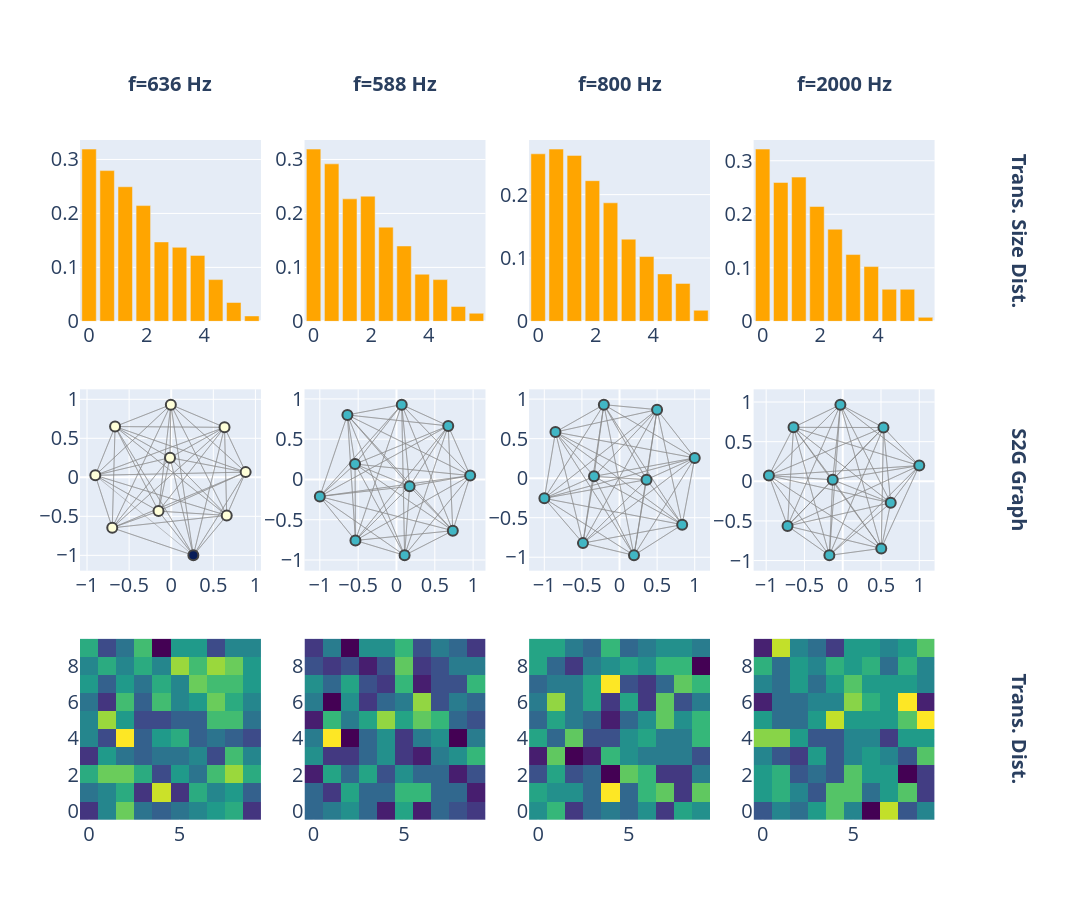

Here is the notebook cell this chart was saved with:
### Code cell
F, T, Sxx, phase = ut.calc_spectrogram(data, fs, nperseg=fft_nperseg, percent_overlap=percent_overlap, window=window, remove_dc=remove_dc)
f_list = [636, 588, 800, 2000]
Q = 10

specs = [
    [{"type": "xy"}    for _ in f_list],   # Row 2: Bar (transition-size / delta phase)
    [{"type": "xy"}    for _ in f_list],   # Row 3: Heatmap (transition matrix)
    [{"type": "xy"}    for _ in f_list],   # Row 4: graph (S2G)
]

fig = make_subplots(
    rows=3, cols=len(f_list),
    column_titles=[f"f={f} Hz" for f in f_list],
    row_titles=["Trans. Size Dist.", "S2G Graph", "Trans. Dist."],
    specs=specs,
)

for ix, f in enumerate(f_list, start=1):
    f_ix = np.argmin(np.abs(F - f))
    f_phase = phase[f_ix, :]
    f_phase_wrapped = np.mod(f_phase, 2 * np.pi)   # np.angle returns [-pi, pi]; shift to [0, 2pi]

    # distribution of delta phases (transition size)
    delta_phase = np.abs(np.diff(f_phase))
    hist_delta, bin_edges_delta = np.histogram(delta_phase, bins=Q, range=(0, 2 * np.pi), density=True)
    fig.add_trace(go.Bar(
        x=bin_edges_delta[:-1], y=hist_delta,
        name='Delta Phase Distribution', marker_color='orange', showlegend=False,
    ), row=1, col=ix)

    # graph from S2G
    G = ut.get_s2g_graph(f_phase, n_levels=Q)
    fig_g = ut.draw_graph(G)
    for tr in fig_g.data:
        fig.add_trace(deepcopy(tr), row=2, col=ix)

    # transition matrix
    x_transitions = ut.get_s2g(f_phase, n_levels=Q)
    fig.add_trace(go.Heatmap(z=x_transitions, colorscale='Viridis', showscale=False), row=3, col=ix)

fig.update_layout(
    height=900, width=1200,
    font=dict(size=20),
    title_font=dict(size=20),
    margin=dict(t=140, r=140),   # leave room for lifted column titles + shifted row titles
)
fig.update_xaxes(tickfont=dict(size=20), title_font=dict(size=20))
fig.update_yaxes(tickfont=dict(size=20), title_font=dict(size=20))

# Match column/row title offsets and bold them.
# Column titles sit above row 1 at y = 1 + offset; row titles sit to the
# right of the last column at x = 1 + offset (in paper coords).
title_offset = 0.06
column_title_texts = {f"f={f} Hz" for f in f_list}
row_title_texts = {"Trans. Size Dist.", "S2G Graph", "Trans. Dist."}
for ann in fig.layout.annotations:
    ann.font = dict(size=20)
    if ann.text in column_title_texts:
        ann.text = f"<b>{ann.text}</b>"
        ann.y = 1 + title_offset
        ann.yanchor = 'bottom'
    elif ann.text in row_title_texts:
        ann.text = f"<b>{ann.text}</b>"
        ann.x = 1 + title_offset
        ann.xanchor = 'left'
fig.write_image("/Users/itamarmerfeld/Projects/UATR/results/phase_distribution_analysis_part_2.png", scale=10)
fig.show()

### Figure 1 — Plotly figure (JSON) as saved in the notebook; plotly's stock layout.template omitted (floating-point values rounded to 4 significant figures; data arrays with more than 128 entries replaced by an {"elided": "..."} marker saying what was removed)
{"data": [{"marker": {"color": "orange"}, "name": "Delta Phase Distribution", "showlegend": false, "type": "bar", "x": [0.0, 0.6283, 1.257, 1.885, 2.513, 3.142, 3.77, 4.398, 5.027, 5.655], "xaxis": "x", "y": [0.3193, 0.2794, 0.2495, 0.2145, 0.1472, 0.1372, 0.1222, 0.07733, 0.03492, 0.009978], "yaxis": "y"}, {"line": {"color": "#888", "width": 0.5}, "mode": "lines", "showlegend": false, "type": "scatter", "x": {"elided": "267 float values"}, "xaxis": "x5", "y": {"elided": "267 float values"}, "yaxis": "y5"}, {"hoverinfo": "text", "marker": {"color": [9, 9, 9, 9, 9, 9, 9, 9, 9, 8], "colorbar": {"thickness": 15, "title": {"side": "right", "text": "Node Connections"}, "xanchor": "left"}, "colorscale": [[0, "rgb(255,255,217)"], [0.125, "rgb(237,248,177)"], [0.25, "rgb(199,233,180)"], [0.375, "rgb(127,205,187)"], [0.5, "rgb(65,182,196)"], [0.625, "rgb(29,145,192)"], [0.75, "rgb(34,94,168)"], [0.875, "rgb(37,52,148)"], [1, "rgb(8,29,88)"]], "line": {"width": 2}, "reversescale": true, "showscale": false, "size": 10}, "mode": "markers", "showlegend": false, "text": ["0", "1", "2", "3", "4", "5", "6", "7", "8", "9"], "type": "scatter", "x": [-0.01446, 0.8839, 0.6591, -0.004417, -0.9017, -0.7003, -0.1509, -0.6669, 0.633, 0.2628], "xaxis": "x5", "y": [0.2521, 0.06686, -0.4882, 0.9317, 0.02581, -0.6473, -0.433, 0.6509, 0.6411, -1.0], "yaxis": "y5"}, {"colorscale": [[0, "#440154"], [0.1111, "#482878"], [0.2222, "#3e4989"], [0.3333, "#31688e"], [0.4444, "#26828e"], [0.5556, "#1f9e89"], [0.6667, "#35b779"], [0.7778, "#6ece58"], [0.8889, "#b5de2b"], [1, "#fde725"]], "showscale": false, "type": "heatmap", "xaxis": "x9", "yaxis": "y9", "z": [[2, 6, 10, 5, 4, 5, 6, 7, 8, 2], [5, 6, 8, 2, 12, 2, 8, 6, 7, 4], [8, 10, 10, 8, 3, 7, 5, 9, 11, 8], [2, 7, 5, 4, 5, 5, 6, 3, 9, 6], [6, 3, 13, 4, 7, 8, 4, 5, 4, 3], [6, 11, 7, 3, 3, 4, 4, 9, 9, 5], [5, 2, 9, 4, 9, 6, 7, 10, 8, 6], [7, 4, 7, 5, 8, 6, 10, 9, 9, 7], [6, 8, 6, 8, 6, 11, 9, 11, 10, 7], [8, 3, 5, 9, 0, 7, 7, 3, 6, 6]]}, {"marker": {"color": "orange"}, "name": "Delta Phase Distribution", "showlegend": false, "type": "bar", "x": [0.0, 0.6283, 1.257, 1.885, 2.513, 3.142, 3.77, 4.398, 5.027, 5.655], "xaxis": "x2", "y": [0.3193, 0.2919, 0.227, 0.232, 0.1746, 0.1397, 0.08731, 0.07733, 0.02744, 0.01497], "yaxis": "y2"}, {"line": {"color": "#888", "width": 0.5}, "mode": "lines", "showlegend": false, "type": "scatter", "x": {"elided": "270 float values"}, "xaxis": "x6", "y": {"elided": "270 float values"}, "yaxis": "y6"}, {"hoverinfo": "text", "marker": {"color": [9, 9, 9, 9, 9, 9, 9, 9, 9, 9], "colorbar": {"thickness": 15, "title": {"side": "right", "text": "Node Connections"}, "xanchor": "left"}, "colorscale": [[0, "rgb(255,255,217)"], [0.125, "rgb(237,248,177)"], [0.25, "rgb(199,233,180)"], [0.375, "rgb(127,205,187)"], [0.5, "rgb(65,182,196)"], [0.625, "rgb(29,145,192)"], [0.75, "rgb(34,94,168)"], [0.875, "rgb(37,52,148)"], [1, "rgb(8,29,88)"]], "line": {"width": 2}, "reversescale": true, "showscale": false, "size": 10}, "mode": "markers", "showlegend": false, "text": ["0", "1", "2", "3", "4", "5", "6", "7", "8", "9"], "type": "scatter", "x": [0.7348, -0.5355, 0.9614, 0.06828, -0.5406, -1, 0.1058, -0.6403, 0.675, 0.171], "xaxis": "x6", "y": [-0.6358, -0.7577, 0.04818, 0.9286, 0.1906, -0.2115, -0.9422, 0.8009, 0.6649, -0.0859], "yaxis": "y6"}, {"colorscale": [[0, "#440154"], [0.1111, "#482878"], [0.2222, "#3e4989"], [0.3333, "#31688e"], [0.4444, "#26828e"], [0.5556, "#1f9e89"], [0.6667, "#35b779"], [0.7778, "#6ece58"], [0.8889, "#b5de2b"], [1, "#fde725"]], "showscale": false, "type": "heatmap", "xaxis": "x10", "yaxis": "y10", "z": [[6, 7, 8, 6, 3, 9, 3, 6, 5, 4], [6, 4, 9, 6, 6, 10, 10, 6, 6, 3], [3, 9, 6, 9, 5, 8, 6, 6, 3, 5], [8, 4, 4, 6, 8, 4, 3, 7, 8, 10], [7, 14, 2, 6, 8, 4, 7, 8, 2, 7], [3, 10, 7, 9, 12, 9, 11, 10, 6, 5], [7, 2, 8, 4, 6, 7, 12, 5, 7, 6], [8, 6, 9, 5, 4, 10, 3, 5, 5, 10], [5, 4, 5, 3, 5, 11, 4, 5, 7, 7], [4, 7, 2, 8, 8, 10, 5, 7, 6, 4]]}, {"marker": {"color": "orange"}, "name": "Delta Phase Distribution", "showlegend": false, "type": "bar", "x": [0.0, 0.6283, 1.257, 1.885, 2.513, 3.142, 3.77, 4.398, 5.027, 5.655], "xaxis": "x3", "y": [0.2644, 0.2719, 0.2619, 0.222, 0.1871, 0.1297, 0.1023, 0.07484, 0.05987, 0.01746], "yaxis": "y3"}, {"line": {"color": "#888", "width": 0.5}, "mode": "lines", "showlegend": false, "type": "scatter", "x": {"elided": "270 float values"}, "xaxis": "x7", "y": {"elided": "270 float values"}, "yaxis": "y7"}, {"hoverinfo": "text", "marker": {"color": [9, 9, 9, 9, 9, 9, 9, 9, 9, 9], "colorbar": {"thickness": 15, "title": {"side": "right", "text": "Node Connections"}, "xanchor": "left"}, "colorscale": [[0, "rgb(255,255,217)"], [0.125, "rgb(237,248,177)"], [0.25, "rgb(199,233,180)"], [0.375, "rgb(127,205,187)"], [0.5, "rgb(65,182,196)"], [0.625, "rgb(29,145,192)"], [0.75, "rgb(34,94,168)"], [0.875, "rgb(37,52,148)"], [1, "rgb(8,29,88)"]], "line": {"width": 2}, "reversescale": true, "showscale": false, "size": 10}, "mode": "markers", "showlegend": false, "text": ["0", "1", "2", "3", "4", "5", "6", "7", "8", "9"], "type": "scatter", "x": [0.4994, 0.3591, -0.4862, -0.3391, -0.8517, -0.2082, 1.0, 0.1926, 0.8331, -0.9991], "xaxis": "x7", "y": [0.8666, -0.01847, -0.8213, 0.02292, 0.5828, 0.9299, 0.2563, -0.976, -0.5875, -0.2553], "yaxis": "y7"}, {"colorscale": [[0, "#440154"], [0.1111, "#482878"], [0.2222, "#3e4989"], [0.3333, "#31688e"], [0.4444, "#26828e"], [0.5556, "#1f9e89"], [0.6667, "#35b779"], [0.7778, "#6ece58"], [0.8889, "#b5de2b"], [1, "#fde725"]], "showscale": false, "type": "heatmap", "xaxis": "x11", "yaxis": "y11", "z": [[7, 9, 3, 5, 6, 5, 7, 3, 8, 7], [8, 7, 7, 5, 13, 5, 9, 10, 3, 10], [4, 8, 4, 5, 1, 10, 9, 3, 3, 6], [2, 10, 1, 2, 9, 7, 6, 6, 6, 4], [8, 5, 10, 4, 4, 7, 8, 6, 6, 9], [5, 8, 6, 5, 2, 5, 7, 10, 7, 9], [6, 11, 6, 8, 3, 8, 3, 10, 4, 6], [5, 6, 6, 8, 13, 4, 3, 5, 10, 9], [8, 5, 3, 6, 7, 8, 7, 9, 9, 1], [8, 8, 6, 5, 9, 5, 6, 7, 7, 6]]}, {"marker": {"color": "orange"}, "name": "Delta Phase Distribution", "showlegend": false, "type": "bar", "x": [0.0, 0.6283, 1.257, 1.885, 2.513, 3.142, 3.77, 4.398, 5.027, 5.655], "xaxis": "x4", "y": [0.3218, 0.2594, 0.2694, 0.2145, 0.1721, 0.1247, 0.1023, 0.05987, 0.05987, 0.007484], "yaxis": "y4"}, {"line": {"color": "#888", "width": 0.5}, "mode": "lines", "showlegend": false, "type": "scatter", "x": {"elided": "270 float values"}, "xaxis": "x8", "y": {"elided": "270 float values"}, "yaxis": "y8"}, {"hoverinfo": "text", "marker": {"color": [9, 9, 9, 9, 9, 9, 9, 9, 9, 9], "colorbar": {"thickness": 15, "title": {"side": "right", "text": "Node Connections"}, "xanchor": "left"}, "colorscale": [[0, "rgb(255,255,217)"], [0.125, "rgb(237,248,177)"], [0.25, "rgb(199,233,180)"], [0.375, "rgb(127,205,187)"], [0.5, "rgb(65,182,196)"], [0.625, "rgb(29,145,192)"], [0.75, "rgb(34,94,168)"], [0.875, "rgb(37,52,148)"], [1, "rgb(8,29,88)"]], "line": {"width": 2}, "reversescale": true, "showscale": false, "size": 10}, "mode": "markers", "showlegend": false, "text": ["0", "1", "2", "3", "4", "5", "6", "7", "8", "9"], "type": "scatter", "x": [0.5035, -0.7208, 1, -0.1745, 0.5322, -0.9641, -0.03024, 0.6271, -0.1307, -0.6425], "xaxis": "x8", "y": [-0.8463, -0.5636, 0.1985, -0.9342, 0.6785, 0.07188, 0.967, -0.2719, 0.01909, 0.681], "yaxis": "y8"}, {"colorscale": [[0, "#440154"], [0.1111, "#482878"], [0.2222, "#3e4989"], [0.3333, "#31688e"], [0.4444, "#26828e"], [0.5556, "#1f9e89"], [0.6667, "#35b779"], [0.7778, "#6ece58"], [0.8889, "#b5de2b"], [1, "#fde725"]], "showscale": false, "type": "heatmap", "xaxis": "x12", "yaxis": "y12", "z": [[4, 6, 5, 7, 9, 6, 1, 11, 4, 6], [7, 8, 6, 4, 9, 9, 5, 7, 9, 3], [7, 8, 4, 5, 4, 9, 7, 7, 1, 3], [6, 4, 3, 7, 4, 6, 7, 6, 4, 9], [10, 10, 7, 4, 4, 6, 6, 3, 7, 7], [7, 5, 5, 7, 11, 7, 7, 7, 9, 12], [2, 5, 5, 6, 6, 10, 8, 7, 12, 2], [6, 5, 7, 5, 7, 9, 7, 7, 7, 6], [8, 5, 7, 6, 8, 7, 8, 5, 8, 6], [2, 11, 6, 5, 3, 7, 7, 6, 7, 9]]}], "layout": {"annotations": [{"font": {"size": 20}, "showarrow": false, "text": "<b>f=636 Hz</b>", "x": 0.1037, "xanchor": "center", "xref": "paper", "y": 1.06, "yanchor": "bottom", "yref": "paper"}, {"font": {"size": 20}, "showarrow": false, "text": "<b>f=588 Hz</b>", "x": 0.3612, "xanchor": "center", "xref": "paper", "y": 1.06, "yanchor": "bottom", "yref": "paper"}, {"font": {"size": 20}, "showarrow": false, "text": "<b>f=800 Hz</b>", "x": 0.6188, "xanchor": "center", "xref": "paper", "y": 1.06, "yanchor": "bottom", "yref": "paper"}, {"font": {"size": 20}, "showarrow": false, "text": "<b>f=2000 Hz</b>", "x": 0.8762, "xanchor": "center", "xref": "paper", "y": 1.06, "yanchor": "bottom", "yref": "paper"}, {"font": {"size": 20}, "showarrow": false, "text": "<b>Trans. Size Dist.</b>", "textangle": 90, "x": 1.06, "xanchor": "left", "xref": "paper", "y": 0.8667, "yanchor": "middle", "yref": "paper"}, {"font": {"size": 20}, "showarrow": false, "text": "<b>S2G Graph</b>", "textangle": 90, "x": 1.06, "xanchor": "left", "xref": "paper", "y": 0.5, "yanchor": "middle", "yref": "paper"}, {"font": {"size": 20}, "showarrow": false, "text": "<b>Trans. Dist.</b>", "textangle": 90, "x": 1.06, "xanchor": "left", "xref": "paper", "y": 0.1333, "yanchor": "middle", "yref": "paper"}], "font": {"size": 20}, "height": 900, "margin": {"r": 140, "t": 140}, "title": {"font": {"size": 20}}, "width": 1200, "xaxis": {"anchor": "y", "domain": [0, 0.2075], "tickfont": {"size": 20}, "title": {"font": {"size": 20}}}, "xaxis10": {"anchor": "y10", "domain": [0.2575, 0.465], "tickfont": {"size": 20}, "title": {"font": {"size": 20}}}, "xaxis11": {"anchor": "y11", "domain": [0.515, 0.7225], "tickfont": {"size": 20}, "title": {"font": {"size": 20}}}, "xaxis12": {"anchor": "y12", "domain": [0.7725, 0.98], "tickfont": {"size": 20}, "title": {"font": {"size": 20}}}, "xaxis2": {"anchor": "y2", "domain": [0.2575, 0.465], "tickfont": {"size": 20}, "title": {"font": {"size": 20}}}, "xaxis3": {"anchor": "y3", "domain": [0.515, 0.7225], "tickfont": {"size": 20}, "title": {"font": {"size": 20}}}, "xaxis4": {"anchor": "y4", "domain": [0.7725, 0.98], "tickfont": {"size": 20}, "title": {"font": {"size": 20}}}, "xaxis5": {"anchor": "y5", "domain": [0, 0.2075], "tickfont": {"size": 20}, "title": {"font": {"size": 20}}}, "xaxis6": {"anchor": "y6", "domain": [0.2575, 0.465], "tickfont": {"size": 20}, "title": {"font": {"size": 20}}}, "xaxis7": {"anchor": "y7", "domain": [0.515, 0.7225], "tickfont": {"size": 20}, "title": {"font": {"size": 20}}}, "xaxis8": {"anchor": "y8", "domain": [0.7725, 0.98], "tickfont": {"size": 20}, "title": {"font": {"size": 20}}}, "xaxis9": {"anchor": "y9", "domain": [0, 0.2075], "tickfont": {"size": 20}, "title": {"font": {"size": 20}}}, "yaxis": {"anchor": "x", "domain": [0.7333, 1], "tickfont": {"size": 20}, "title": {"font": {"size": 20}}}, "yaxis10": {"anchor": "x10", "domain": [0, 0.2667], "tickfont": {"size": 20}, "title": {"font": {"size": 20}}}, "yaxis11": {"anchor": "x11", "domain": [0, 0.2667], "tickfont": {"size": 20}, "title": {"font": {"size": 20}}}, "yaxis12": {"anchor": "x12", "domain": [0, 0.2667], "tickfont": {"size": 20}, "title": {"font": {"size": 20}}}, "yaxis2": {"anchor": "x2", "domain": [0.7333, 1], "tickfont": {"size": 20}, "title": {"font": {"size": 20}}}, "yaxis3": {"anchor": "x3", "domain": [0.7333, 1], "tickfont": {"size": 20}, "title": {"font": {"size": 20}}}, "yaxis4": {"anchor": "x4", "domain": [0.7333, 1], "tickfont": {"size": 20}, "title": {"font": {"size": 20}}}, "yaxis5": {"anchor": "x5", "domain": [0.3667, 0.6333], "tickfont": {"size": 20}, "title": {"font": {"size": 20}}}, "yaxis6": {"anchor": "x6", "domain": [0.3667, 0.6333], "tickfont": {"size": 20}, "title": {"font": {"size": 20}}}, "yaxis7": {"anchor": "x7", "domain": [0.3667, 0.6333], "tickfont": {"size": 20}, "title": {"font": {"size": 20}}}, "yaxis8": {"anchor": "x8", "domain": [0.3667, 0.6333], "tickfont": {"size": 20}, "title": {"font": {"size": 20}}}, "yaxis9": {"anchor": "x9", "domain": [0, 0.2667], "tickfont": {"size": 20}, "title": {"font": {"size": 20}}}}}
